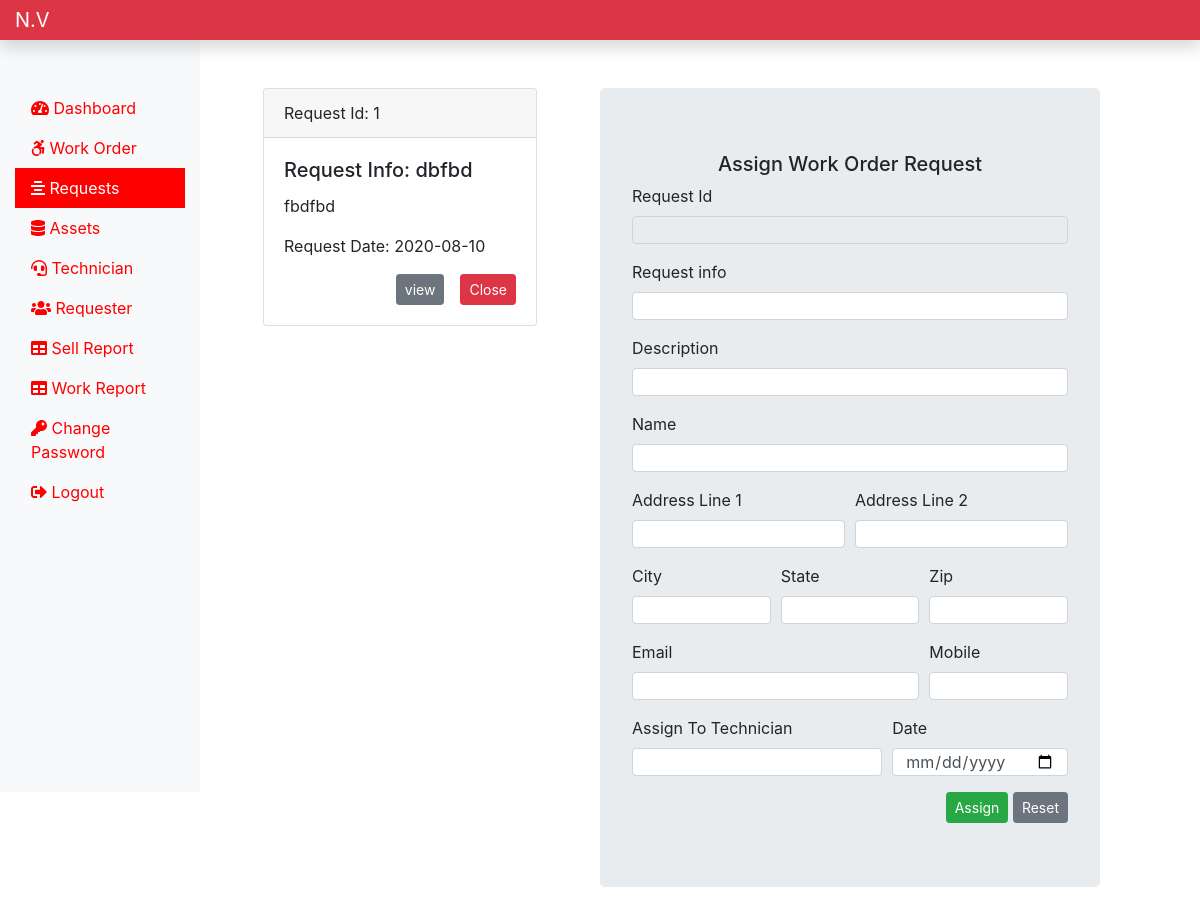
Before: /admin/request.php (signed in) with the older database file.
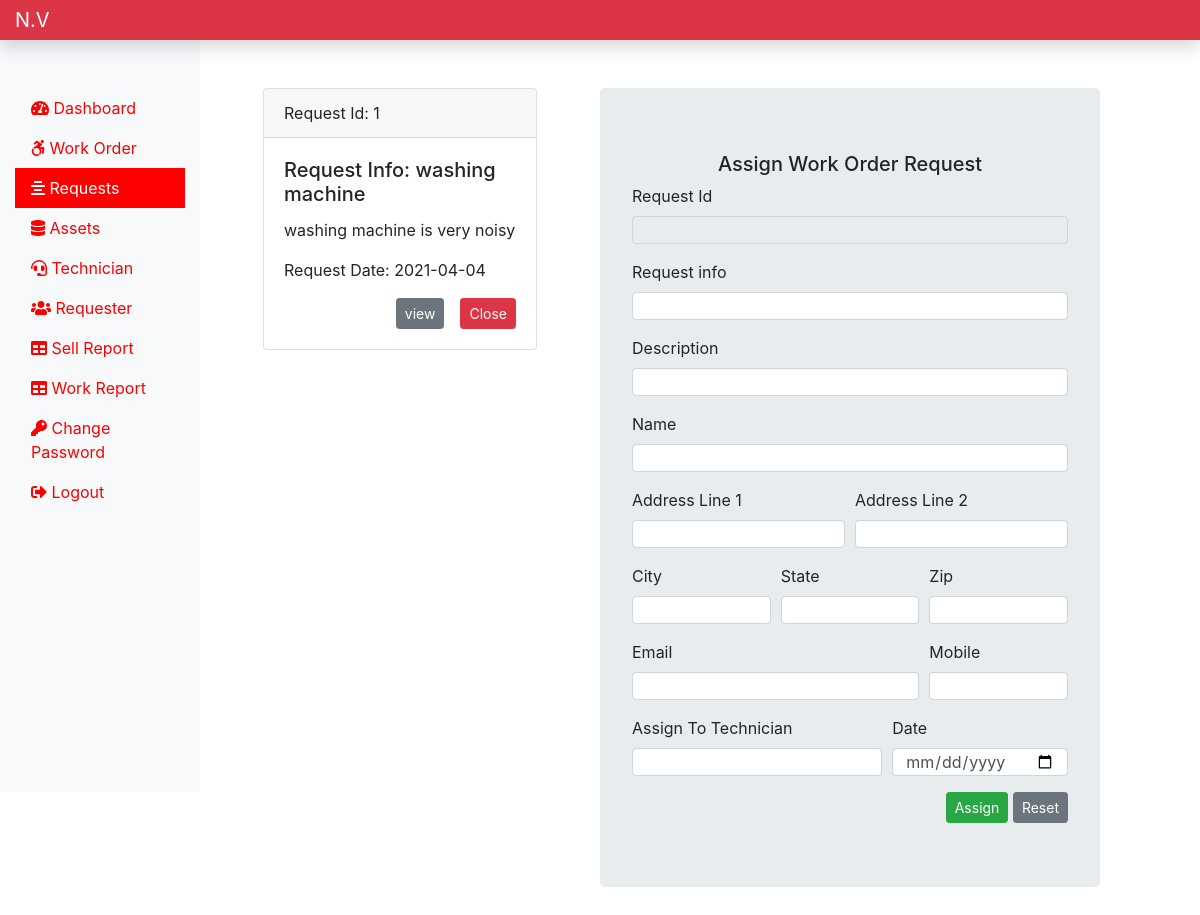
After: the same page with the newer database file.
### tables this page shows
CREATE TABLE `submitrequest_tb` (
  `requester_id` int(11) NOT NULL,
  `requester_info` text NOT NULL,
  `requester_desc` text NOT NULL,
  `requester_name` varchar(60) NOT NULL,
  `requester_add1` text NOT NULL,
  `requester_add2` text NOT NULL,
  `requester_city` varchar(60) NOT NULL,
  `requester_state` varchar(60) NOT NULL,
  `requester_zip` int(11) NOT NULL,
  `requester_email` varchar(60) NOT NULL,
  `requester_mobile` bigint(20) NOT NULL,
  `requester_date` date NOT NULL
);

### admin/request.php (the view, shortened to what this page needs)
<?php
    include "includes/header.php";
    include "../dbconnection.php";
?>
<div class="col-sm-4 mb-5">
    <?php
        $sql = "SELECT requester_id, requester_info, requester_desc, requester_date FROM submitrequest_tb";
        $result = $conn->query($sql);
        if($result->num_rows > 0) {
            while($row = $result->fetch_assoc()) {
                echo '<div class="card mt-5 mx-5">';
                echo    '<div class="card-header">';
                echo        'Request Id: '. $row["requester_id"];
                echo    '</div>';
                echo     '<div class="card-body">';
                echo            '<h5 class="card-title">';
                echo                    'Request Info: '. $row["requester_info"];
                echo            '</h5>';
                echo            '<p class="card-text">';
                echo                $row['requester_desc'];
                echo            '</p>';
                echo            '<p class="card-text">';
                echo               'Request Date: '. $row['requester_date'];
                echo            '</p>';
                echo            '<form action="" method="post" class="float-right">';
                echo                '<input type="submit" value="view" class="btn btn-sm mr-2 btn-secondary">';
                echo                '<input type="submit" name="close" value="Close" class="btn btn-sm ml-2 btn-danger">';
                echo            '</form>';
                echo        "</div>";
                echo    "</div>";
            }
        }
    ?>
</div>
<?php
    include "assignwork.php";
    include "includes/footer.php";
?>

Changed rows visible on the page:
changed submitrequest_tb id 1: requester_info "dbfbd" → "washing machine"; requester_desc "fbdfbd" → "washing machine is very noisy"; requester_date "2020-08-10" → "2021-04-04"
